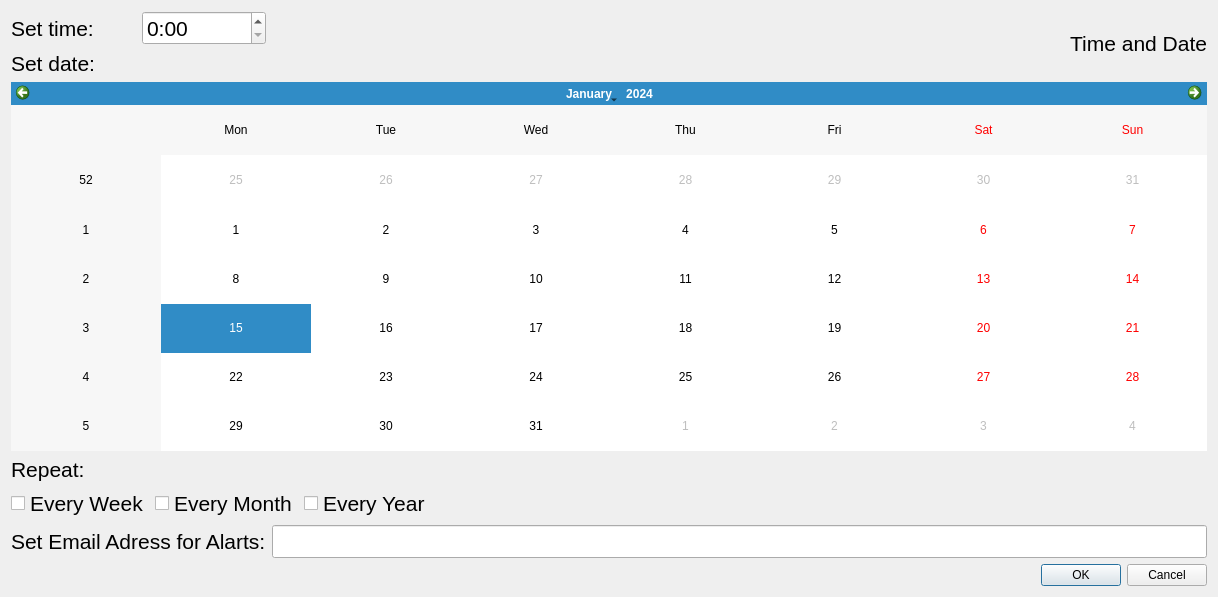
<?xml version="1.0" encoding="UTF-8"?>
<ui version="4.0">
 <class>Dialog</class>
 <widget class="QDialog" name="Dialog">
  <property name="geometry">
   <rect>
    <x>0</x>
    <y>0</y>
    <width>1218</width>
    <height>597</height>
   </rect>
  </property>
  <property name="windowTitle">
   <string>Dialog</string>
  </property>
  <layout class="QGridLayout" name="gridLayout_3">
   <item row="3" column="0">
    <widget class="QLabel" name="SetEmailAdressForAlarts">
     <property name="font">
      <font>
       <pointsize>16</pointsize>
      </font>
     </property>
     <property name="text">
      <string>Set Email Adress for Alarts:</string>
     </property>
    </widget>
   </item>
   <item row="4" column="4">
    <widget class="QDialogButtonBox" name="OkCancle">
     <property name="orientation">
      <enum>Qt::Horizontal</enum>
     </property>
     <property name="standardButtons">
      <set>QDialogButtonBox::Cancel|QDialogButtonBox::Ok</set>
     </property>
    </widget>
   </item>
   <item row="1" column="0" colspan="5">
    <widget class="QCalendarWidget" name="SetDate"/>
   </item>
   <item row="3" column="1" colspan="4">
    <widget class="QLineEdit" name="EmailInput">
     <property name="font">
      <font>
       <pointsize>16</pointsize>
      </font>
     </property>
    </widget>
   </item>
   <item row="0" column="4">
    <widget class="QLabel" name="TimeAndDateLabel">
     <property name="font">
      <font>
       <pointsize>16</pointsize>
      </font>
     </property>
     <property name="text">
      <string>Time and Date</string>
     </property>
     <property name="alignment">
      <set>Qt::AlignRight|Qt::AlignTrailing|Qt::AlignVCenter</set>
     </property>
    </widget>
   </item>
   <item row="2" column="0" colspan="4">
    <layout class="QGridLayout" name="gridLayout_2">
     <item row="0" column="0">
      <widget class="QLabel" name="RepeatLable">
       <property name="font">
        <font>
         <pointsize>16</pointsize>
        </font>
       </property>
       <property name="text">
        <string>Repeat:</string>
       </property>
       <property name="alignment">
        <set>Qt::AlignBottom|Qt::AlignLeading|Qt::AlignLeft</set>
       </property>
      </widget>
     </item>
     <item row="1" column="0">
      <widget class="QCheckBox" name="EveryWeekCheckBox">
       <property name="font">
        <font>
         <pointsize>16</pointsize>
        </font>
       </property>
       <property name="text">
        <string>Every Week</string>
       </property>
      </widget>
     </item>
     <item row="1" column="1">
      <widget class="QCheckBox" name="EveryMonthCheckBox">
       <property name="font">
        <font>
         <pointsize>16</pointsize>
        </font>
       </property>
       <property name="text">
        <string>Every Month</string>
       </property>
      </widget>
     </item>
     <item row="1" column="2">
      <widget class="QCheckBox" name="EveryYearCheckBox">
       <property name="font">
        <font>
         <pointsize>16</pointsize>
        </font>
       </property>
       <property name="text">
        <string>Every Year</string>
       </property>
      </widget>
     </item>
    </layout>
   </item>
   <item row="0" column="0">
    <layout class="QGridLayout" name="gridLayout">
     <item row="1" column="0">
      <widget class="QLabel" name="SetDateLable">
       <property name="font">
        <font>
         <pointsize>16</pointsize>
        </font>
       </property>
       <property name="text">
        <string>Set date:</string>
       </property>
      </widget>
     </item>
     <item row="0" column="0">
      <widget class="QLabel" name="SetTimeLable">
       <property name="font">
        <font>
         <pointsize>16</pointsize>
        </font>
       </property>
       <property name="text">
        <string>Set time:</string>
       </property>
      </widget>
     </item>
     <item row="0" column="1">
      <widget class="QTimeEdit" name="SetTime">
       <property name="enabled">
        <bool>true</bool>
       </property>
       <property name="font">
        <font>
         <pointsize>16</pointsize>
        </font>
       </property>
       <property name="displayFormat">
        <string>h:mm </string>
       </property>
      </widget>
     </item>
    </layout>
   </item>
  </layout>
 </widget>
 <resources/>
 <connections>
  <connection>
   <sender>OkCancle</sender>
   <signal>accepted()</signal>
   <receiver>Dialog</receiver>
   <slot>accept()</slot>
   <hints>
    <hint type="sourcelabel">
     <x>248</x>
     <y>254</y>
    </hint>
    <hint type="destinationlabel">
     <x>157</x>
     <y>274</y>
    </hint>
   </hints>
  </connection>
  <connection>
   <sender>OkCancle</sender>
   <signal>rejected()</signal>
   <receiver>Dialog</receiver>
   <slot>reject()</slot>
   <hints>
    <hint type="sourcelabel">
     <x>316</x>
     <y>260</y>
    </hint>
    <hint type="destinationlabel">
     <x>286</x>
     <y>274</y>
    </hint>
   </hints>
  </connection>
 </connections>
</ui>
